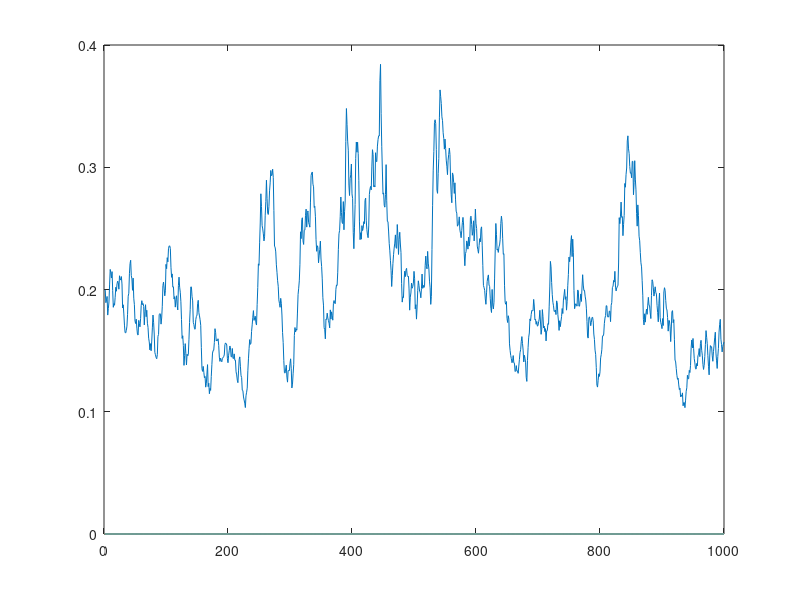

Here is the MATLAB script that generated this plot: (Note: this script raises an error after producing the figure.)
%% params
beta = 0.99; % discount factor
alpha = 0.36; % production stuff
delta = 1.0; % depreciation rate
rho = 0.95; % persistence of AR shock
N = 1000;

%% AR1
z = zeros(N);
e = normrnd(0, 0.05, [1,N]);
for t = 2:N
    z(t) = rho*z(t-1) + e(t-1);
end

% plot(z);
% hold on

%% true solution
kss = ((1-beta*(1-delta))/(beta*alpha))^(1/(alpha-1));
k = zeros(N);
k(1) = kss;

for t = 1:N-1
    k(t+1) = alpha*beta*exp(z(t))*(k(t)^alpha);
end

plot(k);
hold on

%% approximate solution
kidx = oo_.dr.inv_order_var(2);  % questo è k
zidx = oo_.dr.inv_order_var(3);  % questo è z
kbar = oo_.dr.ys(2);
zbar = oo_.dr.ys(3);
A = oo_.dr.ghx;
B = oo_.dr.ghu;

khat = zeros(N);
khat(1) = kbar;

for t = 1:N-1
    khat(t+1) = kbar + A(kidx, kidx)*(khat(t) - kbar) + A(kidx, zidx)*(z(t) - zbar) + B(kidx)*(e(t));
end

plot(khat);
hold on
